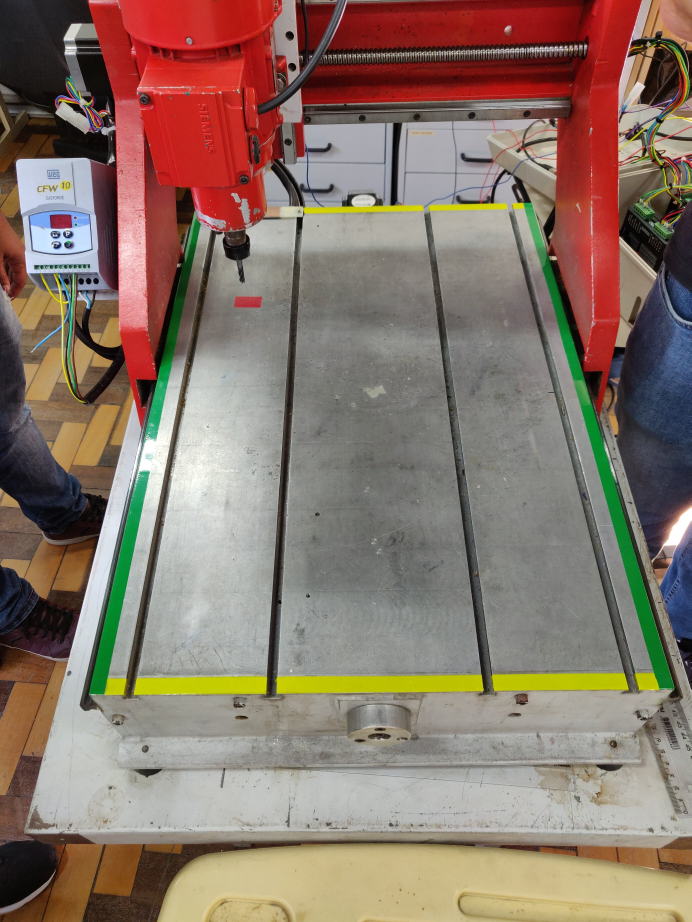
#> input picture img/find_blank/table.jpg, 3456 x 4608 px, given in place of aligned.png, which was not available (shown at 1/5 size)
$ python sub_img.py
#> lines starting #> are read from the running program, lines starting #| are printed output that depends on the picture; after the words box and inside, x2 and y2 are one past the last pixel; in counts of white or black regions, pixels touching at a corner belong together; pictures that were not available may be replaced by others from this repository, and a replacement may not be noted
import numpy as np
import cv2
from matplotlib import pyplot as plt
import os

def resize(img, height=800):
    # Resize image to given height
    rat = height / img.shape[0]
    return cv2.resize(img, (int(rat * img.shape[1]), height))

def diff(bright, dark):
#> called with bright = '../img/find_blank/blank.png', dark = '../img/find_blank/aligned.png'
    no_light = cv2.imread(dark, 0)
#> no_light: shape (4608, 3456); min 0, max 255, mean 122.2
    flash_light = cv2.imread(bright, 0)
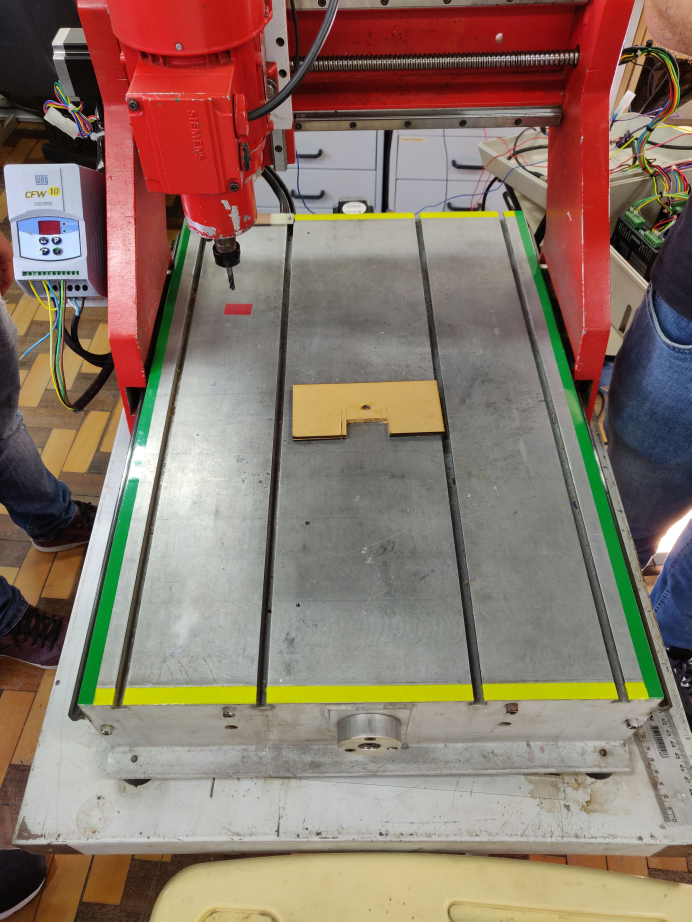
#> input picture img/find_blank/blank.jpg, 3456 x 4608 px, given in place of blank.png, which was not available (shown at 1/5 size)
#> flash_light: shape (4608, 3456); min 0, max 255, mean 121.9

    sub = cv2.absdiff(flash_light, no_light)
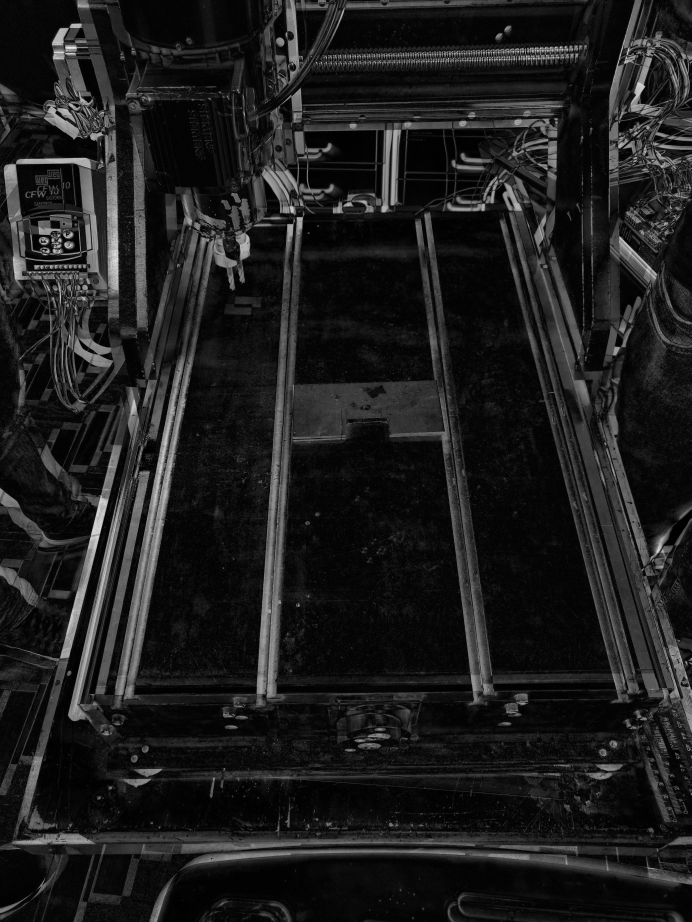
#> sub: shape (4608, 3456) (shown at 1/5 size); min 0, max 255, mean 29.5
    #sub = cv2.subtract(flash_light, no_light)

    cv2.imwrite('../img/find_blank/sub.png',sub)

    # plt.imshow(sub, cmap = 'gray', interpolation = 'bicubic')
    # plt.xticks([]), plt.yticks([])  # to hide tick values on X and Y axis
    # plt.show()

def canny(img_name):
    img = cv2.imread(img_name, 0)
    edges = cv2.Canny(img,100,200,True)

    plt.subplot(121),plt.imshow(img,cmap = 'gray')
    plt.title('Original Image'), plt.xticks([]), plt.yticks([])
    plt.subplot(122),plt.imshow(edges,cmap = 'gray')
    plt.title('Edge Image'), plt.xticks([]), plt.yticks([])

    plt.show()

def article(img_name):

    # Resize and convert to grayscale
    # img = resize(cv2.imread(img_name, 0))
#> called with img_name = '../img/find_blank/sub.png'
    img = cv2.imread(img_name, 0)
    cv2.imwrite('../img/find_blank/article_0.png',img)

    # Bilateral filter preserv edges
    img = cv2.bilateralFilter(img, 9, 75, 75)
    cv2.imwrite('../img/find_blank/article_1.png',img)

    # from second article! (https://www.learnopencv.com/filling-holes-in-an-image-using-opencv-python-c/)

    im_in = img.copy()

    # # Threshold.
    # # Set values equal to or above 220 to 0.
    # # Set values below 220 to 255.

    # th, im_th = cv2.threshold(im_in, 220, 255, cv2.THRESH_BINARY_INV)

    # Threshold from fisrt article.
    im_th = cv2.adaptiveThreshold(im_in, 255, cv2.ADAPTIVE_THRESH_MEAN_C, cv2.THRESH_BINARY_INV, 115, 4)
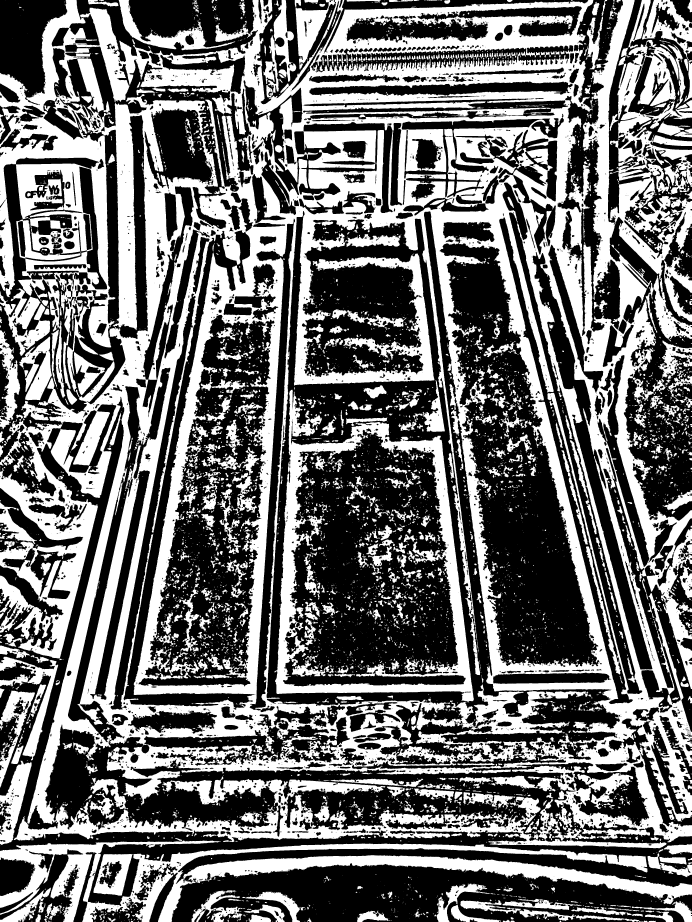
#> im_th: shape (4608, 3456) (shown at 1/5 size); 43.5% white; 8572 white regions (5857 under 20 px), largest, box (x1, y1, x2, y2) and area: (0, 0, 3456, 4241) 5060523, (0, 4202, 3456, 4608) 357772, (1372, 1948, 2944, 3676) 326892

    cv2.imwrite('../img/find_blank/article_2.png',im_th)

    # Copy the thresholded image.
    im_floodfill = im_th.copy()

    # Mask used to flood filling.
    # Notice the size needs to be 2 pixels than the image.
    h, w = im_th.shape[:2]
#> h = 4608; w = 3456
    mask = np.zeros((h+2, w+2), np.uint8)

    # Floodfill from point (0, 0)
    cv2.floodFill(im_floodfill, mask, (0,0), 255)

    # Invert floodfilled image
    im_floodfill_inv = cv2.bitwise_not(im_floodfill)

    # Combine the two images to get the foreground.
    im_out = (im_th | im_floodfill_inv) & im_in

    # [8 lines of commented-out code are left out]
    th, im_th = cv2.threshold(im_floodfill, 220, 255, cv2.THRESH_BINARY_INV)

    # Copy the thresholded image.
    im_floodfill = im_th.copy()

    # Mask used to flood filling.
    # Notice the size needs to be 2 pixels than the image.
    h, w = im_th.shape[:2]
    mask = np.zeros((h+2, w+2), np.uint8)

    # Floodfill from point (0, 0)
    cv2.floodFill(im_floodfill, mask, (0,0), 255)
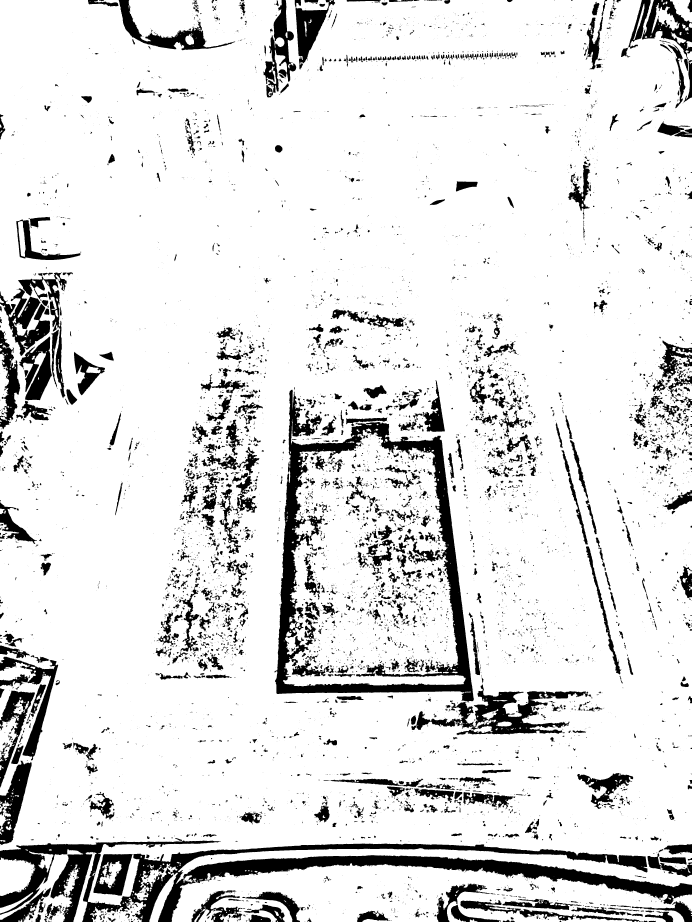
#> im_floodfill: shape (4608, 3456) (shown at 1/5 size); 87.8% white; 9252 black regions (6472 under 20 px), largest, box (x1, y1, x2, y2) and area: (0, 4202, 3456, 4608) 357772, (1372, 1948, 2944, 3676) 326892, (0, 1442, 250, 1780) 33243

    # Invert floodfilled image
    im_floodfill_inv = cv2.bitwise_not(im_floodfill)
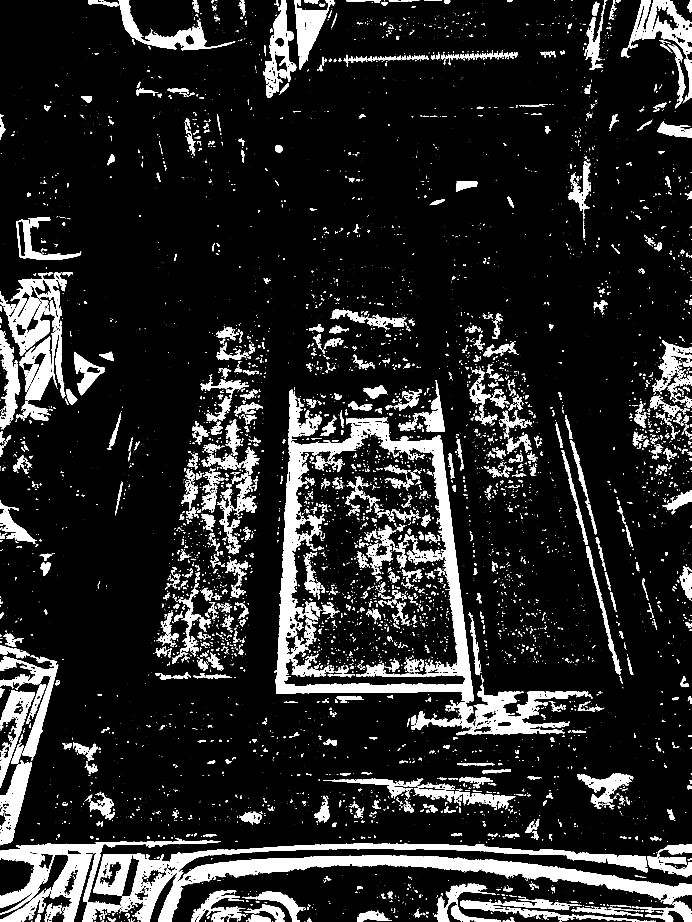
#> im_floodfill_inv: shape (4608, 3456) (shown at 1/5 size); 12.2% white; 9252 white regions (6472 under 20 px), largest, box (x1, y1, x2, y2) and area: (0, 4202, 3456, 4608) 357772, (1372, 1948, 2944, 3676) 326892, (0, 1442, 250, 1780) 33243

    # Combine the two images to get the foreground.
    im_out = (im_th | im_floodfill_inv)
#> im_out: shape (4608, 3456); 68.1% white; 1 black region, box (x1, y1, x2, y2) and area: (0, 0, 3456, 4241) 5084872

    # [10 lines of commented-out code are left out]
    img = cv2.medianBlur(im_out, 11)
#> img: shape (4608, 3456); 67.8% white; 153 black regions (27 under 20 px), largest, box (x1, y1, x2, y2) and area: (0, 0, 3456, 4241) 4723521, (0, 2106, 489, 3293) 206249, (1519, 652, 1881, 845) 44711
    cv2.imwrite('../img/find_blank/article_3.png',img)

    # # Create black and white image based on adaptive threshold
    # img = cv2.adaptiveThreshold(img, 255, cv2.ADAPTIVE_THRESH_GAUSSIAN_C, cv2.THRESH_BINARY, 115, 4)
    # cv2.imwrite('article_2.png',img)

    # # Median filter clears small details
    # img = cv2.medianBlur(img, 11)
    # cv2.imwrite('article_3.png',img)

    # Add black border in case that page is touching an image border
    img = cv2.copyMakeBorder(img, 5, 5, 5, 5, cv2.BORDER_CONSTANT, value=[0, 0, 0])
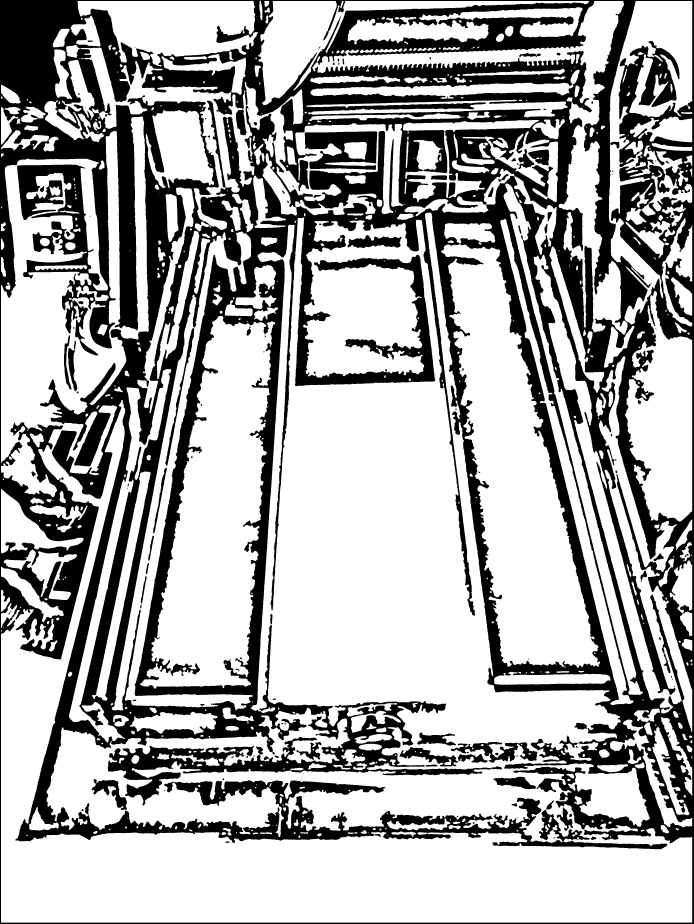
#> img: shape (4618, 3466) (shown at 1/5 size); 67.4% white; 148 black regions (27 under 20 px), largest, box (x1, y1, x2, y2) and area: (0, 0, 3466, 4618) 5034958, (1524, 657, 1886, 850) 44711, (2254, 3709, 2592, 3813) 13370
    cv2.imwrite('../img/find_blank/article_4.png',img)

    edges = cv2.Canny(img, 200, 250)
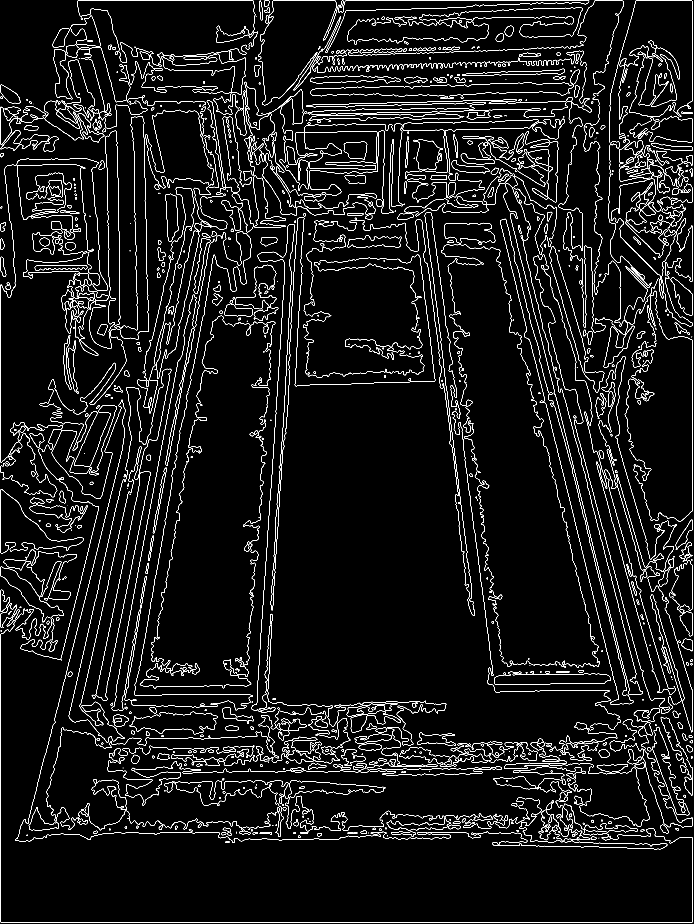
#> edges: shape (4618, 3466) (shown at 1/5 size); 2.3% white in thin lines or dots
    cv2.imwrite('../img/find_blank/article.png',edges)

def range(name):
    lower_black = np.array([0,0,0], dtype = "uint16")
    upper_black = np.array([70,70,70], dtype = "uint16")
    black_mask = cv2.inRange(frame, lower_black, upper_black)

def stitch(names):
    pics = ()
    for name in names:
        img = cv2.imread(name)
        pics = pics + (img,)
        print("@@@")
        cv2.imshow(name, img)
    cv2.waitKey(0)
    # pics = (cv2.imread(name) for name in names)
    # print(pics)
    stitcher = cv2.createStitcher(False)
    result = stitcher.stitch(pics)
    cv2.imwrite("../img/find_blank/result.png", result[1])

def main():
    # [4 lines of commented-out code are left out]
    diff('../img/find_blank/blank.png', '../img/find_blank/aligned.png')
    article('../img/find_blank/sub.png')

if __name__ == '__main__':
    main()
